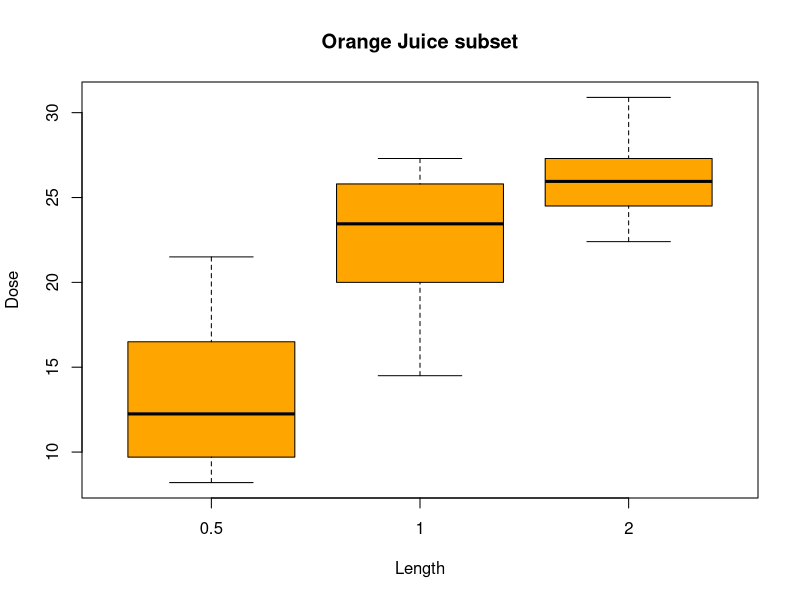
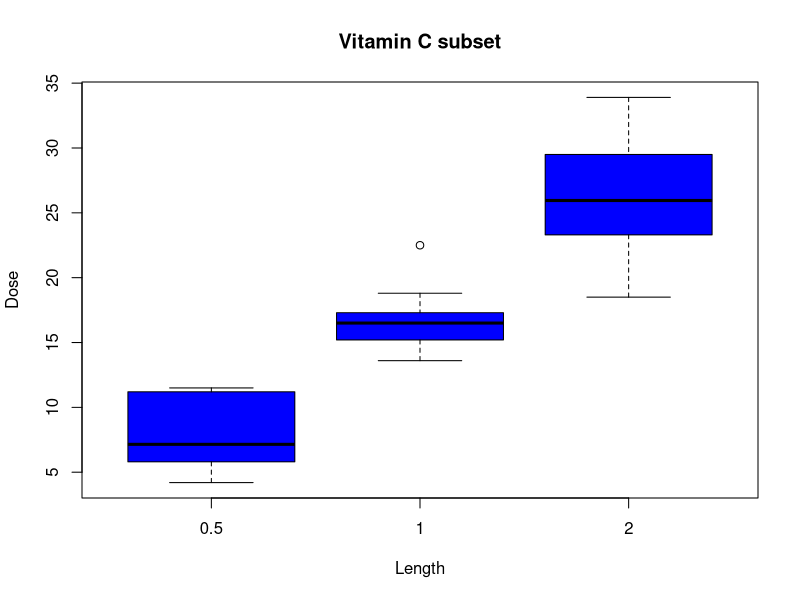
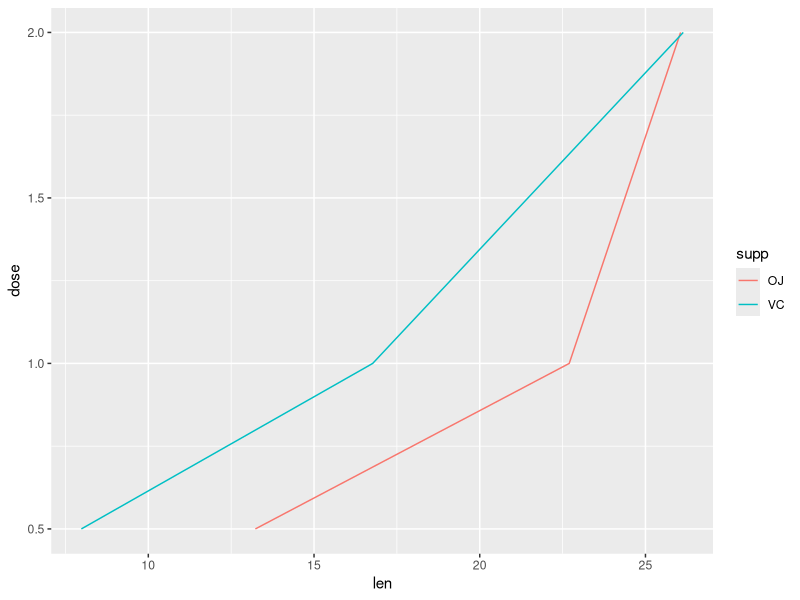

Source code (R) for these figures, in order:
## ---- chunk 1
data(ToothGrowth)

# Box and Whisker plot of Orange Juice w.r.t all
boxplot(len ~ dose, data = ToothGrowth,xlab = "Length",ylab="Dose",
        main = "Orange Juice subset",subset = supp == "OJ", col = "orange")

# Box and Whisker plot of Vitamin C w.r.t all
boxplot(len ~ dose, data = ToothGrowth,xlab = "Length",ylab="Dose",
        main = "Vitamin C subset",subset = supp == "VC", col = "blue")
## ---- chunk 2
summary(ToothGrowth)
## ---- chunk 3
len_VC <- ToothGrowth[ToothGrowth$supp=="VC",]$len

#95 % CI for Vitamin C suppliment
mean(len_VC) + c(-1,1)*qnorm(.95)* sd(len_VC)/sqrt(length(len_VC))

len_OJ <- ToothGrowth[ToothGrowth$supp=="OJ",]$len

#95 % CI for Orange Juice suppliment
mean(len_OJ) + c(-1,1)*qnorm(.95)* sd(len_OJ)/sqrt(length(len_OJ))

# t-test hypothesis testing
t.test(len_OJ,len_VC)
## ---- chunk 4
len_Dose_half <- ToothGrowth[ToothGrowth$dose==0.5,]$len

#95 % CI for 0.5 mg Dose
mean(len_Dose_half) + c(-1,1)*qnorm(.95)* sd(len_Dose_half)/sqrt(length(len_Dose_half))

len_Dose_one <- ToothGrowth[ToothGrowth$dose==1,]$len

#95 % CI for 1 mg Dose
mean(len_Dose_one) + c(-1,1)*qnorm(.95)* sd(len_Dose_one)/sqrt(length(len_Dose_one))


len_Dose_two <- ToothGrowth[ToothGrowth$dose==2,]$len

#95 % CI for 2 mg Dose
mean(len_Dose_two) + c(-1,1)*qnorm(.95)* sd(len_Dose_two)/sqrt(length(len_Dose_two))
## ---- chunk 5
aggdt <- aggregate(len~(supp+dose),data = ToothGrowth,mean)
library(ggplot2)
ggplot()+ geom_line(data = aggdt,aes(x = len,y =dose,group = supp,colour = supp))
